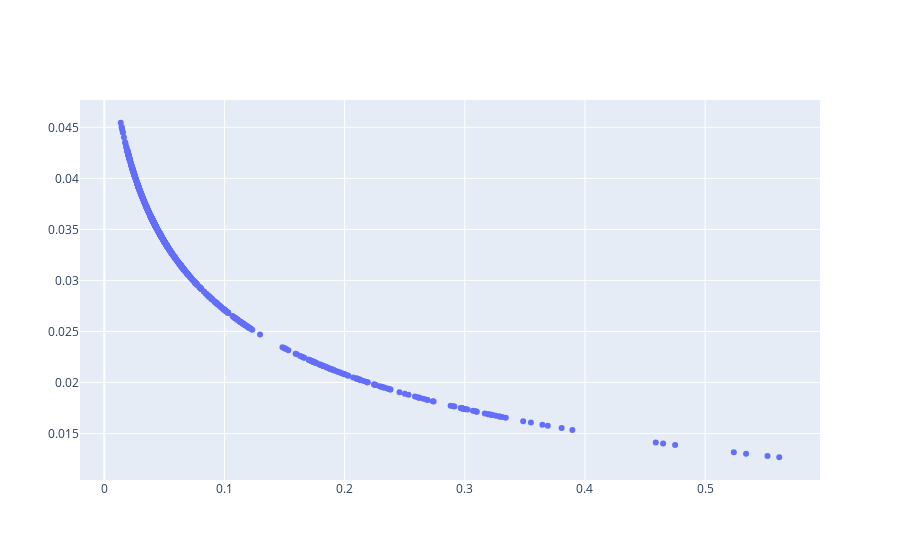

The code cell stored with this chart in its notebook:
### Code cell
import plotly.graph_objects as go


fig = go.Figure(data=go.Scatter(x=test['pred'], y=test['implementation'],mode='markers'))
fig.show()

### Figure 1 — Plotly figure (JSON) as saved in the notebook; plotly's stock layout.template omitted (floating-point values rounded to 4 significant figures; data arrays with more than 128 entries replaced by an {"elided": "..."} marker saying what was removed)
{"data": [{"mode": "markers", "type": "scatter", "x": {"elided": "890 float values"}, "y": {"elided": "890 float values"}}], "layout": {}}
